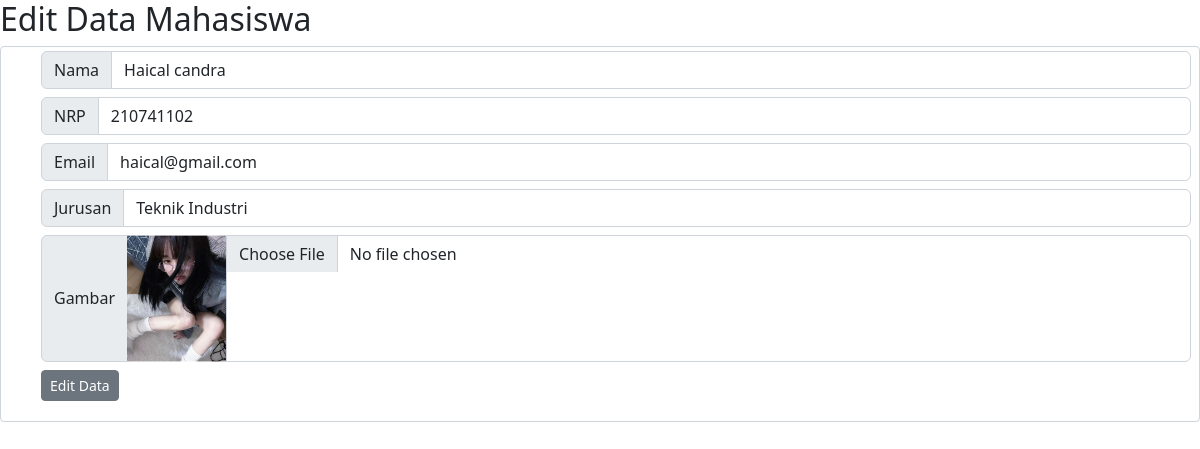
/pertemuan2/ubah.php?id=4, run on the app's committed database.
### tables this page shows
CREATE TABLE `mahasiswa` (
  `id` int(11) NOT NULL,
  `nama` varchar(100) DEFAULT NULL,
  `nrp` char(9) DEFAULT NULL,
  `email` varchar(100) DEFAULT NULL,
  `jurusan` varchar(100) DEFAULT NULL,
  `gambar` varchar(100) DEFAULT NULL
);

### pertemuan2/funtions.php (called while the page is built, shortened)
<?php
$db = mysqli_connect("localhost", "root", "", "phpdasar");
function  query($query)
{
  global $db;
  $result = mysqli_query($db, $query);
  $rows = [];
  while ($row = mysqli_fetch_assoc($result)) {
    $rows[] = $row;
  }
  return $rows;
}

### pertemuan2/ubah.php (the view, shortened to what this page needs)
<?php
require 'funtions.php';
$id = $_GET["id"];
$mhs = query("SELECT * FROM mahasiswa WHERE  id=$id")[0];
?>
<!DOCTYPE html>
<html lang="en">
<head>
    <link rel="stylesheet" href="https://cdn.jsdelivr.net/npm/bootstrap@5.2.0/dist/css/bootstrap.min.css">
</head>
<body>
    <h2>Edit Data Mahasiswa</h2>
    <form action="" method="post" enctype="multipart/form-data" class="form-control form-control-sm">
        <ul>
            <li class="input-group mb-2 ">
                <label for="nama" class="input-group-text  "> Nama </label>
                <input class="form-control" type="text" name="nama" id="nama" required autocomplete="off" value="<?= $mhs["nama"] ?>">
            </li>
            <li class="input-group mb-2">
                <label for="nrp" class="input-group-text"> NRP</label>
                <input class="form-control" type="text" name="nrp" id="nrp" required value="<?= $mhs["nrp"] ?>">
            </li>
            <li class=" input-group mb-2">
                <label for="email" class="input-group-text">Email</label>
                <input class="form-control" type="text" name="email" id="email" required value="<?= $mhs["email"] ?>">
            </li>
            <li class="input-group mb-2">
                <label for="" class="input-group-text">Jurusan</label>
                <input class="form-control" type="text" name="jurusan" id="jurusan" required value="<?= $mhs["jurusan"] ?>">
            </li>
            <li class="input-group mb-2">
                <label for="gambar" class="input-group-text">Gambar</label>
                <img src="../pertemuan1/img/<?= $mhs['gambar'] ?>" width="100px" alt="">
                <input class="form-control" type="file" name="gambar" id="gambar">
            </li>
            <button class="btn btn-secondary btn-sm" type="submit" name="submit"> Edit Data</button>
        </ul>
    </form>
</body>
</html>

### data on the page
mahasiswa: nama "Haical candra", nrp "210741102", email "haical@gmail.com", jurusan "Teknik Industri", gambar (picture)
